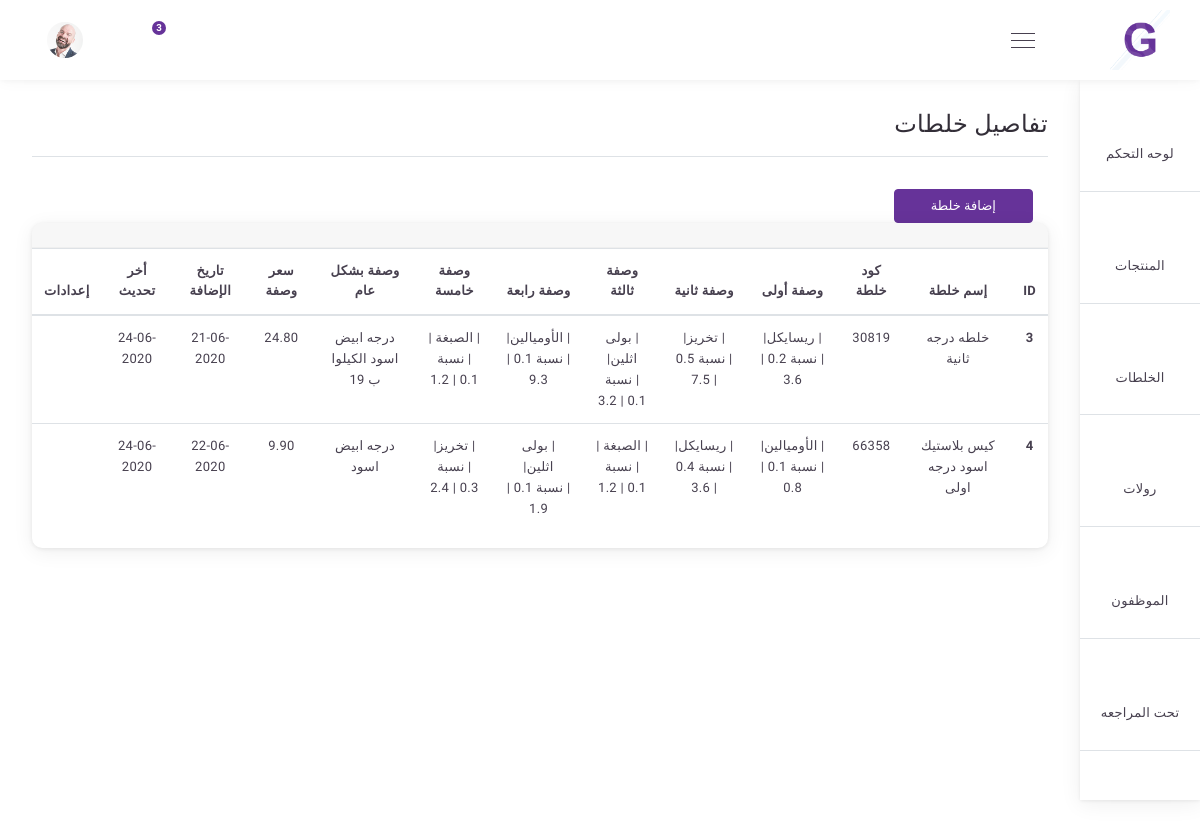
Before: /products/productmix/ with the older database file.
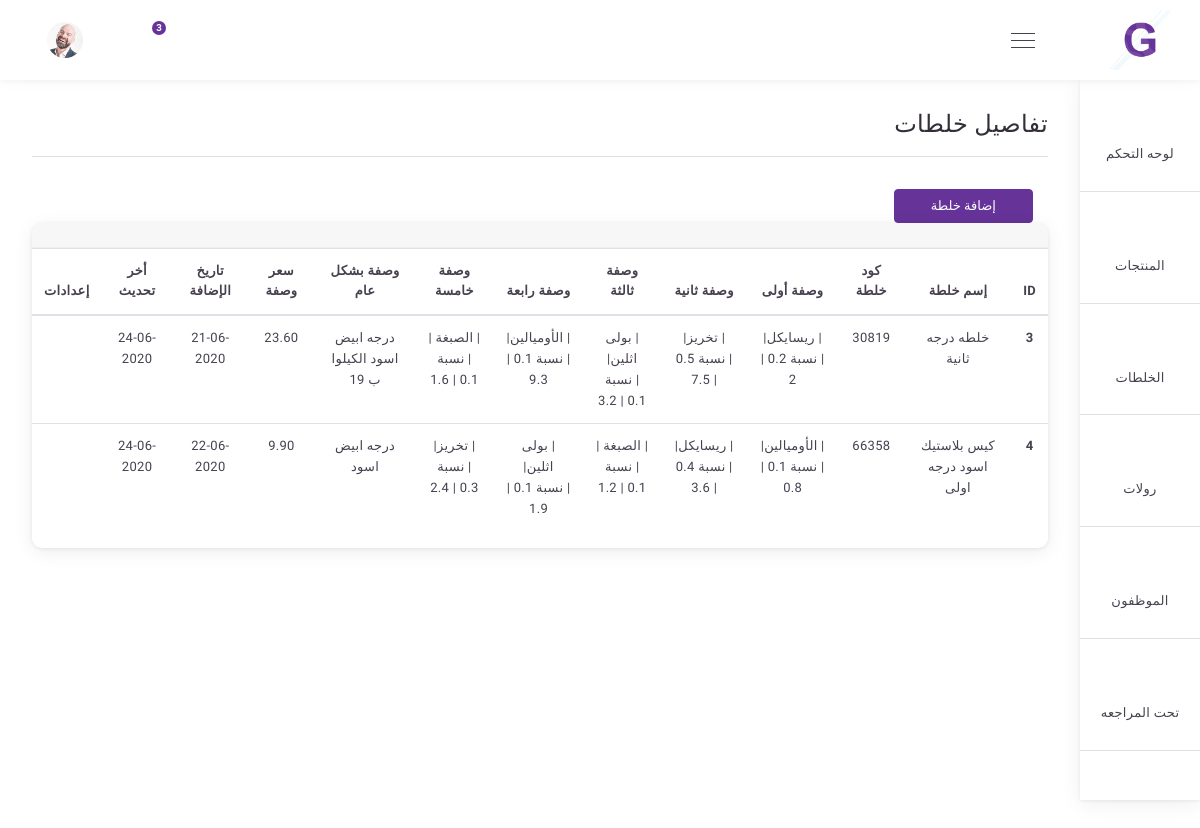
After: the same page with the newer database file.
### products/models.py (models this page shows, shortened)
class ProductMix(models.Model):
    TYPE_OF_ProductMix={
        ('بولى اثلين' , 'بولى اثلين'),
        ('الصبغة ' , 'الصبغة '),
        ('الأوميالين' , 'الأوميالين'),
        ('ريسايكل' , 'ريسايكل'),
        ('تخريز' , 'تخريز'),
    }
    name               = models.CharField(_("إسم الخلطة "), max_length=150)
    code                 = models.IntegerField(_("كود الخلطة"), default=random_string)
    image              = models.ImageField(_("صورة الخلطة"), upload_to='ProductMix_Image',blank=True, null=True)
    type1               = models.CharField(_("إسم الخامة الأولى"), choices=TYPE_OF_ProductMix ,max_length=50)
    type1_count   = models.FloatField(_("نسبة الخامة الأولى"), blank=True, null=True)
    type1_price     = models.FloatField(_("سعر الخامة الأولى"), blank=True, null=True)
    price1     = models.FloatField(_("سعر الخامة فى الخلطة سيتم حسابة تلقائي"), blank=True, null=True)
    type2              = models.CharField(_("إسم الخامة الثانية"), choices=TYPE_OF_ProductMix ,max_length=50)
    type2_count   = models.FloatField(_("نسبة الخامة الثانية"), blank=True, null=True)
    type2_price     = models.FloatField(_("سعر الخامة الثانية"), blank=True, null=True)
    price2     = models.FloatField(_("سعر الخامة فى الخلطة سيتم حسابة تلقائي"), blank=True, null=True)
    type3               = models.CharField(_("إسم الخامة الثالثة"), choices=TYPE_OF_ProductMix ,max_length=50)
    type3_count   = models.FloatField(_("نسبة الخامة الثالثة"), blank=True, null=True)
    type3_price     = models.FloatField(_("سعر الخامة الثالثة"), blank=True, null=True)
    price3     = models.FloatField(_("سعر الخامة فى الخلطة سيتم حسابة تلقائي"), blank=True, null=True)
    type4               = models.CharField(_("إسم الخامة الرابعة"), choices=TYPE_OF_ProductMix ,max_length=50)
    type4_count   = models.FloatField(_("نسبة الخامة الرابعة"), blank=True, null=True)
    type4_price     = models.FloatField(_("سعر الخامة الرابعة"), blank=True, null=True)
    price4     = models.FloatField(_("سعر الخامة فى الخلطة سيتم حسابة تلقائي"), blank=True, null=True)
    type5               = models.CharField(_("إسم الخامة الخامسة"), choices=TYPE_OF_ProductMix ,max_length=50)
    type5_count   = models.FloatField(_("نسبة الخامة الخامسة"), blank=True, null=True)
    type5_price     = models.FloatField(_("سعر الخامة الخامسة"), blank=True, null=True)
    price5     = models.FloatField(_("سعر الخامة فى الخلطة سيتم حسابة تلقائي"), blank=True, null=True)
    description     = models.CharField(_("الوصفة بشكل عام"),max_length=300,blank=True, null=True)
    create_at        = models.DateTimeField(_("تاريخ الإضافة"), default = timezone.now)
    update_by       = models.DateTimeField(_("تم التحديث :"),auto_now_add=True, blank=True, null=True)
    price                   = models.FloatField(_("سعر الخلطة"), blank=True, null=True)
    class Meta:
        verbose_name = _("Product_Mix")
        verbose_name_plural = _("Product_Mixs")

### products/views.py (the view)
# urls.py: path('productmix/' , views.productmix_list, name= 'productmix_list'),
def productmix_list(request):
    product_mix  = ProductMix.objects.all()
    return render(request ,'productsmix/productmix_list.html', {
        'product_mix' : product_mix ,
        'title' : 'قائمة الخلطات',
    })

### products/templates/productsmix/productmix_list.html (shortened to what this page needs)
{% extends 'base.html' %}
{% load static %}
{% block 'body' %}
<div class="main-content-wrap sidenav-open d-flex flex-column">
<div class="main-content">
    <div class="breadcrumb">
        <h1 class="mr-2">تفاصيل خلطات</h1>
    </div>
    <div class="separator-breadcrumb border-top"></div>
    <div class="col-md-2 mt-3 mt-md-0">
        <a href="{% url 'products:add_productmix' %}"><button  class="btn btn-primary btn-block">إضافة خلطة</button></a>
    </div>
    <div class="row">
        <div class="col-lg-12 col-md-12">
            <div class="row">
                <div class="col-md-12">
                    <div class="card o-hidden mb-4">
                        <div class="card-header d-flex align-items-center border-15">
                        </div>
                        <div>
                            <div class="table-responsive">
                                <table class="table text-center" id="user_table">
                                    <thead>
                                        <tr>
                                            <th scope="col">ID</th>
                                            <th scope="col">إسم خلطة  </th>
                                            <th scope="col">كود خلطة </th>
                                            <th scope="col">وصفة أولى</th>
                                            <th scope="col">وصفة ثانية </th>
                                            <th scope="col">وصفة ثالثة </th>
                                            <th scope="col">وصفة رابعة </th>
                                            <th scope="col">وصفة خامسة </th>
                                            <th scope="col">وصفة بشكل عام</th>
                                            <th scope="col">سعر وصفة</th>
                                            <th scope="col">تاريخ الإضافة </th>
                                            <th scope="col">أخر تحديث </th>
                                            <th scope="col">إعدادات </th>
                                        </tr>
                                    </thead>
                                    <tbody>
                                        {% for product in product_mix %}
                                        <tr>
                                            <th scope="row">{{product.id}}</th>
                                            <td >{{product.name}}</td>
                                            <td >{{product.code}}</td>
                                            <td >| {{product.type1}}| <br>| نسبة {{product.type1_count}} |  {{product.price1|floatformat}}</td>
                                            <td >| {{product.type2}}| <br>| نسبة {{product.type2_count}} | {{product.price2|floatformat}}</td>
                                            <td >| {{product.type3}}| <br>| نسبة {{product.type3_count}} | {{product.price3|floatformat}}</td>
                                            <td >| {{product.type4}}| <br>| نسبة {{product.type4_count}} | {{product.price4|floatformat}}</td>
                                            <td >| {{product.type5}}| <br>| نسبة {{product.type5_count}} | {{product.price5|floatformat}}</td>
                                            <td >{{product.description}}</td>
                                            <td >{{product.price|floatformat:2}}</td>
                                            <td>{{product.create_at|date:'d-m-Y'}}</td>
                                            <td>{{product.update_by|date:'d-m-Y'}}</td>
                                            <td></td>
                                        </tr>
                                        {% endfor %}
                                    </tbody>
                                </table>
                            </div>
                        </div>
                    </div>
                </div>
            </div>
        </div>
    </div>
</div>
</div>
{% endblock %}

Changed rows visible on the page:
changed ProductMix "خلطه درجه ثانية": price1 "3.6" → "2"; price5 "1.2" → "1.6"; price "24.80" → "23.60"
